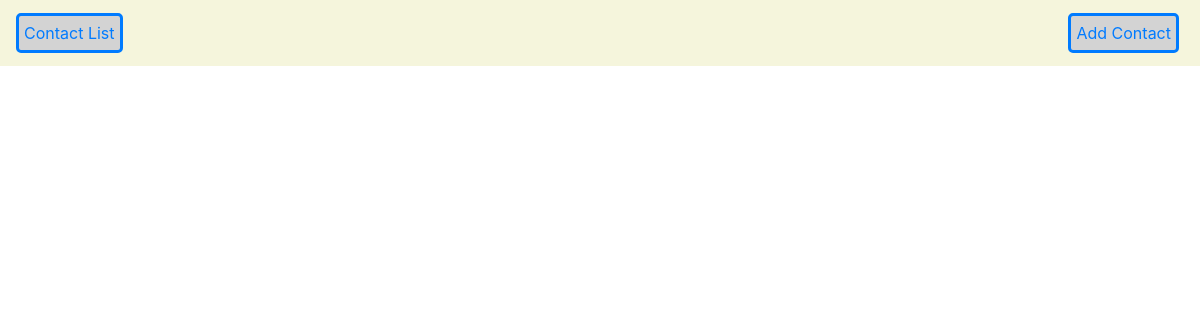
The app's page /myapp1/, older data.
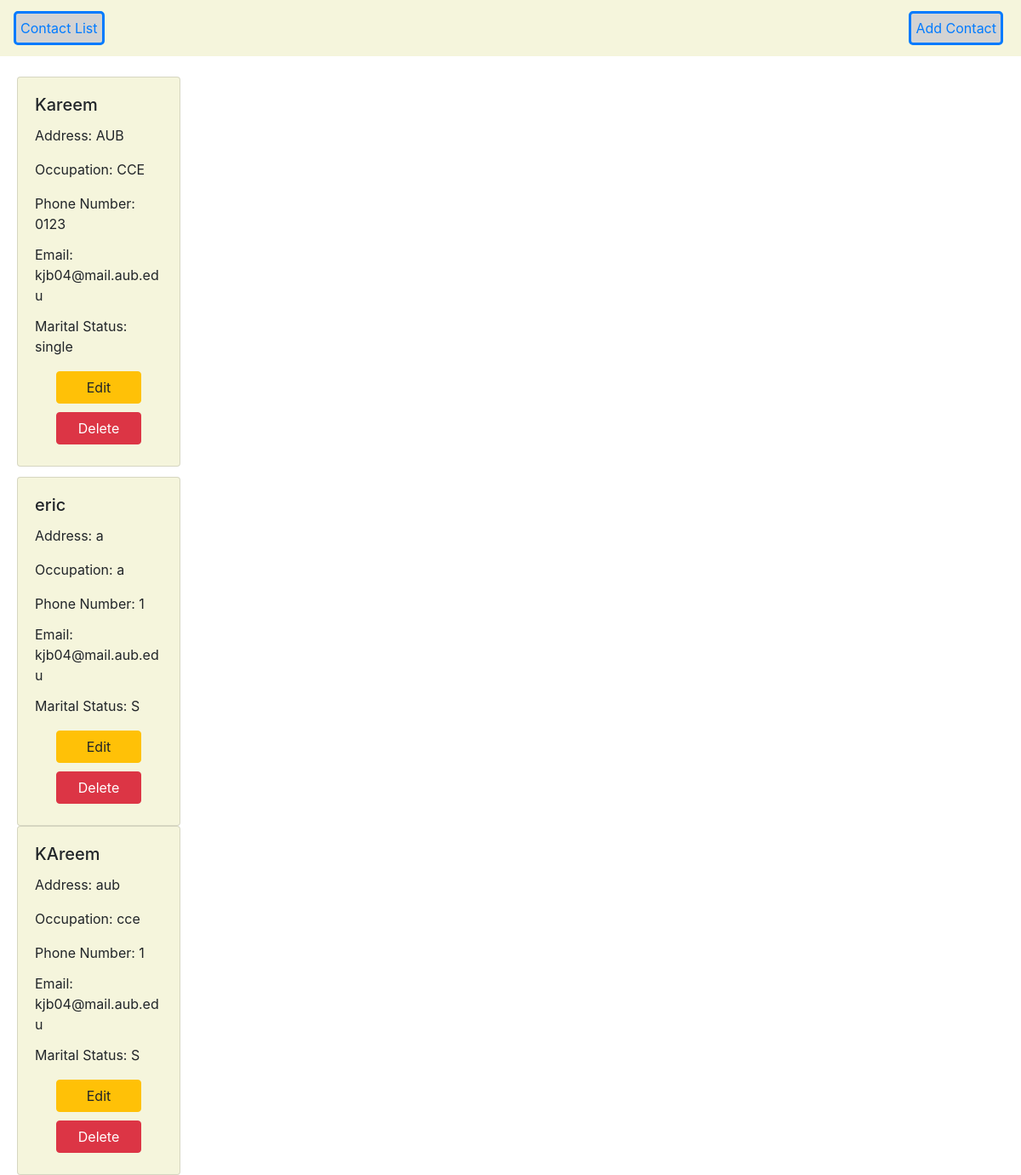
The same page, newer data.
### myapp1/models.py (models this page shows, shortened)
class Contact(models.Model):
    name = models.CharField(max_length=200)
    id = models.BigAutoField(primary_key=True)
    address = models.CharField(max_length=200)
    profession = models.CharField(max_length=200)
    telephone = models.CharField(max_length=200)
    email = models.EmailField(blank = True)
    marital_status = models.CharField(max_length=200)

### myapp1/views.py (the view)
# urls.py: path('', views.index, name = 'index'),
def index(request): #READ
    contactlist = Contact.objects.all()
    return render(request, 'contacts.html', {'contactlist': contactlist })

### templates/contacts.html (shortened to what this page needs)
<!DOCTYPE html>
{% load static %}
<html>
<head>
    <link rel="stylesheet" href="https://stackpath.bootstrapcdn.com/bootstrap/4.3.1/css/bootstrap.min.css"
integrity="sha384-ggOyR0iXCbMQv3Xipma34MD+dH/1fQ784/j6cY/iJTQUOhcWr7x9JvoRxT2MZw1T">
</head>
<body>
<nav class="navbar navbar-light" style="background-color:Beige;">
    <a href="#" style="background-color:LightGray;color:#Black;padding:5px;border-style:solid;border-spacing:30px;border-radius: 5px;">Contact List</a>
    <a href="{% url 'upload-contact' %}" style="background-color:LightGray;color:#Black;padding:5px;margin:5px;border-style:solid;border-spacing:30px;border-radius: 5px;">Add Contact</a>
</nav>
<br>
{% block content %}
<div class="card-columns">
    {% for contact in contactlist %}
    <div class="card" style="width: 12rem;background-color:Beige;margin-left:20px;">
  <div class="card-body">
    <h5 class="card-title">{{ contact.name }}</h5>
    <p class="card-text">Address: {{ contact.address }}</p>
    <p class="card-text">Occupation: {{ contact.profession }}</p>
   <p class="card-title">Phone Number: {{contact.telephone }}</p>
   <p class="card-title">Email: {{contact.email }}</p>
   <p class="card-title">Marital Status: {{contact.marital_status }}</p>
   <center>
       <a href="update/{{contact.id}}" class="btn btn-warning" style="width:100px;margin:5px;" id = '{{contact.id}}'>Edit</a>
       <a href="delete/{{contact.id}}" class="btn btn-danger" style="width:100px;margin:5px;" id = '{{contact.id}}'>Delete</a>
    </center>
    </div>
  </div>
</div>
    {% endfor %}
</div>
{% endblock %}
</body>
</html>

Row changes from the older to the newer data that the page shows:
added Contact: name "Kareem", address "AUB", profession "CCE", telephone "0123", email "kjb04@mail.aub.edu", marital_status "single", {{ contact.id }} 1 (drawn)
added Contact: name "eric", address "a", profession "a", telephone "1", email "kjb04@mail.aub.edu", marital_status "S"
added Contact: name "KAreem", address "aub", profession "cce", telephone "1", email "kjb04@mail.aub.edu", marital_status "S"
